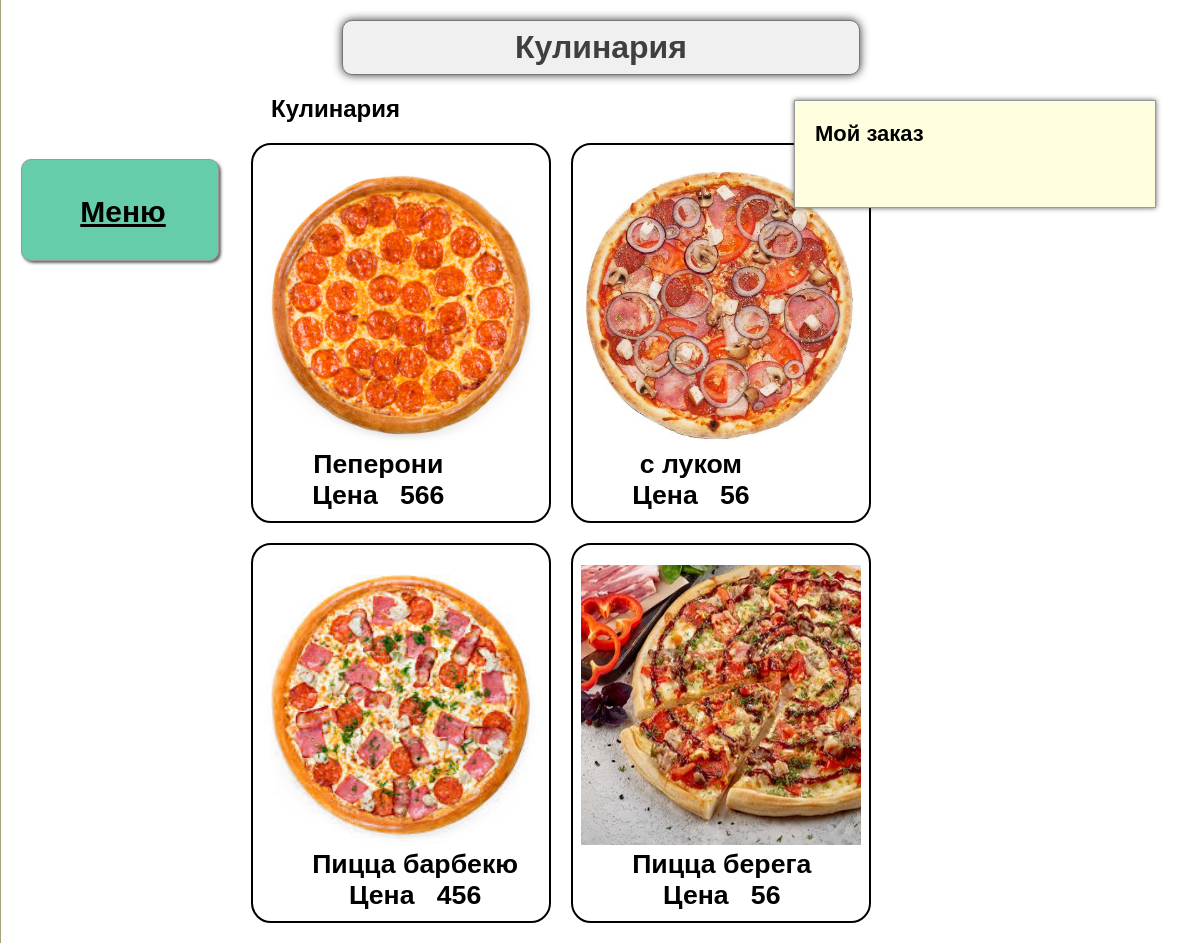
The page /Page1.php?catId=1 on the database its author committed.
### tables this page shows
CREATE TABLE IF NOT EXISTS `cat` (
  `id` int(11) NOT NULL,
  `position` int(11) NOT NULL,
  `img` varchar(255) NOT NULL,
  `title` varchar(100) NOT NULL,
  `desc` text NOT NULL
);

CREATE TABLE IF NOT EXISTS `products` (
  `id` int(11) NOT NULL,
  `position` int(11) NOT NULL,
  `subcat` int(11) NOT NULL,
  `title` varchar(100) NOT NULL,
  `desc` text NOT NULL,
  `yield` double NOT NULL,
  `price` double NOT NULL,
  `zakaz` double NOT NULL
);

### Page1.php (the view, shortened to what this page needs)
<?php
include ("blocks/bd.php");
if (isset($_GET['catId'])) {$catId=$_GET['catId'];}
if (isset($_GET['subcatId'])) {$subcatId=$_GET['subcatId'];}
else
{
	$result = mysqli_query ($connect, "SELECT `id`, `title` FROM subcat WHERE `cat` = $catId ORDER BY position LIMIT 1");
	$myrow = mysqli_fetch_array ($result);
	$subcatId = $myrow['id'];
}
?>
<!DOCTYPE HTML>
<html>
<head>
	<link href="css/style.css"  type="text/css" rel="stylesheet">
	<link href="css/wicart.css" type="text/css" rel="stylesheet">
	<link href="css/styleBasket.css"  type="text/css" rel="stylesheet">
</head>
<body>
		<?php
		$result = mysqli_query ($connect, "SELECT title FROM cat WHERE id=$catId");
		$myrow = mysqli_fetch_array ($result);
		?>
	<div id="container">
		<div id="robofood" class="border">
			<h1 >Кулинария</h1>
		</div>
		<h2 id="secondZagol"> <?php echo $myrow['title'] ?> </h2>
		<div id="contentWrap">
			<div id="leftBar">
				<ul id="leftNav">
					<?php include ("blocks/leftNav.php"); ?>
				</ul>
			</div>
			<div id="mainCol">
					<?php
					$result01 = mysqli_query ($connect, "SELECT * FROM products WHERE `subcat` = $subcatId ORDER BY position");
					if (mysqli_num_rows($result01) > 0)
						{	$myrow01 = mysqli_fetch_array ($result01);	}
					else
						{	exit();	}
					do {
						$productId = $myrow01['id'];
						$productTitle = $myrow01['title'];
						$productPrice = $myrow01['price'];
						$productYield = $myrow01['yield'];
						?>
						<div style = "width: 300px;/* ширина блока */
								 height: 380px; border: 2px solid #000; float: left; margin-right: 20px;margin-bottom: 20px; border-radius: 20px; text-align: center; box-sizing: border-box; position: relative;" id="trProduct-<?php echo "$productId"; ?>"
						onclick="cart.addToCart(this,
														'<?php echo "$productId"; ?>',
														'<?php echo "$productTitle"; ?>',
														'<?php echo "$productYield"; ?>',
														'<?php echo "$productPrice"; ?>')" >
							<img style = "height: 280px; /*  высота картинка */ width: 280px; /* ширина картинки */ margin-top: 20px;" src = "img/subcat/<?=$productId?>.jpg"> <br>
							<span style = "font-weight: bold; font-size: 20pt; position: absolute; left: 20%; bottom: 10px; margin: auto;"><?=$productTitle?><br> Цена &nbsp; <?=$productPrice?></span>
						</div>
						<?php
					}
					while ($myrow01 = mysqli_fetch_array ($result01))
					?>
			</div>
		</div>
			<div id="rightBar">
				<?php include ("blocks/basketWidget.php");  ?>
			</div>
</body>
</html>

### css/style.css (style rules this page uses)
html, body { padding: 0; margin: 0; background: #FFF; }
h1 { padding-top: 0; margin: 0; color: #3F3F3F; }
.border { -webkit-border-radius: 5px; -moz-border-radius: 5px; border-radius: 10px; }
#secondZagol { margin-top: 10px; margin-left: 270px; //margin-bottom: -5px; //text-align: center; }
#robofood { padding: 8px; margin: auto; margin-top: 20px; margin-bottom: 20px; background: #F0F0F0; width: 500px; text-align: center; border: 1px solid #777; -webkit-box-shadow: 0px 0px 3px 0px rgba(50, 50, 50, 0.75); -moz-box-shadow: 0px 0px 3px 0px rgba(50, 50, 50, 0.75); box-shadow: 0px 0px 10px 0px rgba(50, 50, 50, 1); }
#container { width: 100%; margin: 0 auto; border-right: 1px solid #A7A37E; border-left: 1px solid #A7A37E; background-color: #FFFFFF; position: relative; //border:solid 2px yellow; overflow: hidden; }
#contentWrap { float:left; //border:blue 1px solid; margin-left: 0px; margin-top: 0px; background: #FFF; width: 920px; }
#leftBar { float: left; width: 160px; //background: lightGreen; padding-top: 0em; //border: 2px solid red; padding-left: 50px; //padding-bottom: 3500px; margin-left: 10px; }
#leftNav { list-style-type: none; margin-left: -80px; //border: 2px solid yellow; }
#mainCol { float: right; width: 670px; //background: lightBlue; //padding: 0 10px 20px 10px; //margin-left: 50px; //border: 2px solid orange; //overflow: hidden; }
#rightBar { //border: 2px solid green; float: right; width: 320px; padding: 0; //overflow: hidden; margin-right: 10px; }

### rows shown on the page
cat: title "Кулинария"
products: shows a picture, title "Пеперони", price "566"
products: shows a picture, title "с луком", price "56"
products: shows a picture, title "Пицца барбекю", price "456"
products: shows a picture, title "Пицца берега", price "56"
